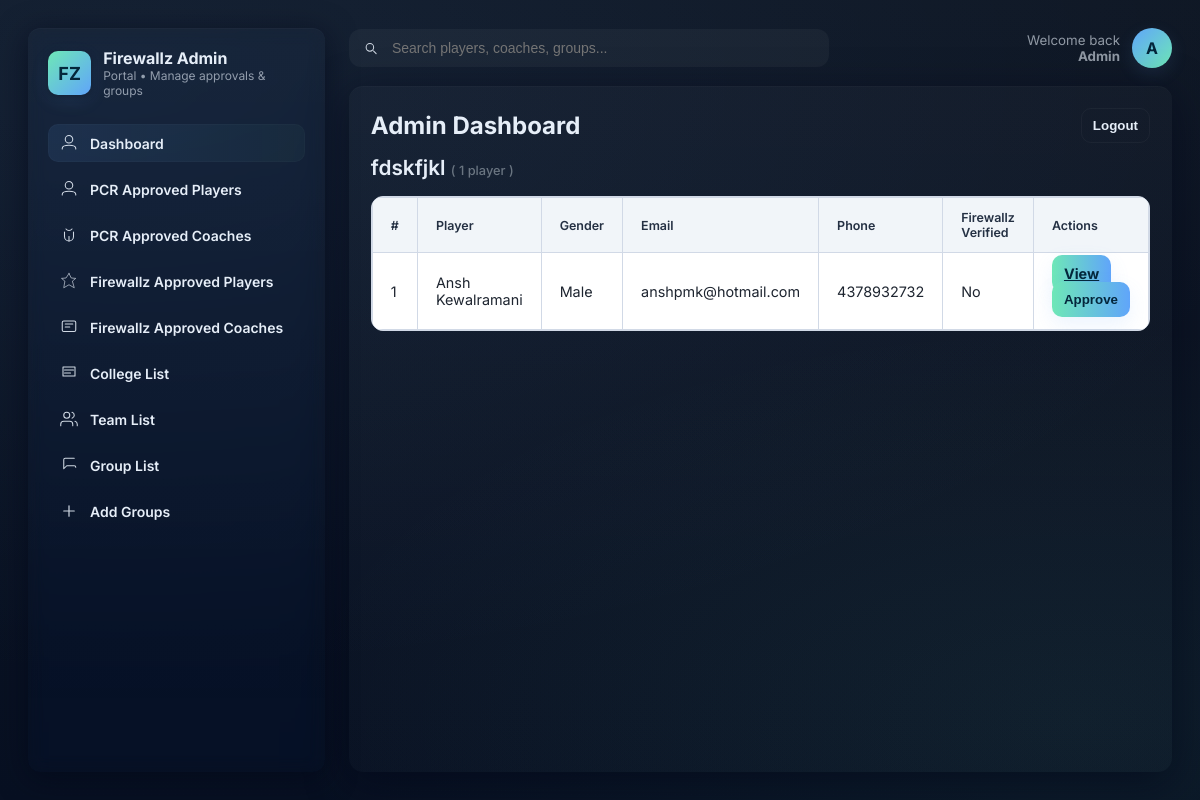
The app's page /firewallz/admin/players_per_college/3144eef1-156b-4a1d-bebc-c6cf6086cdd4/ (signed in), older data.
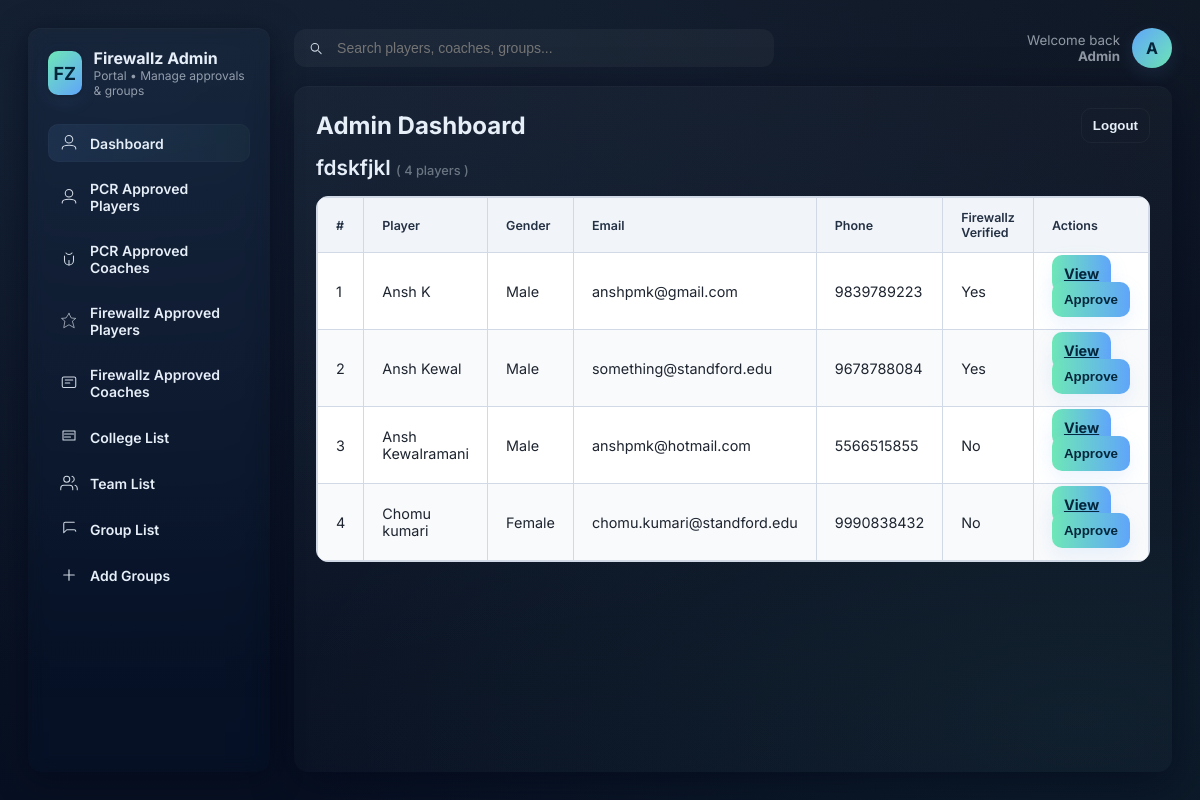
The same page, newer data.
### firewallz/models.py (models this page shows, shortened)
class College(models.Model):
    static_id = models.UUIDField(
        primary_key=True, default=uuid.uuid4, editable=False, max_length=36
    )
    name = models.CharField(max_length=100, unique=True, blank=False, null=False)
    address = models.CharField(max_length=200)
    city = models.CharField(max_length=50, blank=True, null=False)
    state = models.CharField(max_length=50, blank=True, null=False)
    representative = models.OneToOneField(
        "firewallz.Player",
        related_name="college_rep",
        blank=True,
        null=True,
        on_delete=models.SET_NULL,
    )
    pcr_notes = models.TextField(blank=True, null=True)
    logo = models.ImageField(
        upload_to=college_logo_path, verbose_name="College Logo", null=True, blank=True
    )
    letter_code = models.CharField(max_length=4, unique=True, null=True, blank=True)
    is_captains_locked = models.BooleanField(default=False)
    created_at = models.DateTimeField(auto_now_add=True)
    updated_at = models.DateTimeField(auto_now=True)
    objects = NonDeletedManager()
    all_objects = models.Manager()
    is_deleted = models.BooleanField(default=False)
    is_form_visible = models.BooleanField(default=False)
    class Meta:
        verbose_name = "College"
        verbose_name_plural = "Colleges"
        indexes = [models.Index(fields=["is_deleted"])]

class Player(models.Model):
    static_id = models.UUIDField(
        primary_key=True, default=uuid.uuid4, editable=False, max_length=36
    )
    auth_user = models.OneToOneField(
        get_user_model(),
        related_name="player",
        on_delete=models.CASCADE,
        null=False,
        blank=False,
    )
    name = models.CharField(verbose_name="Name")
    email = models.EmailField(verbose_name="Email", unique=True)
    phone_number = models.PositiveBigIntegerField(
        verbose_name="Phone Number",
        help_text="10 digit phone number without country code",
        validators=[MaxValueValidator(9999999999), MinValueValidator(1000000000)],
        null=False,
        blank=False,
    )
    photo = models.URLField("Photo URL", blank=True, null=True)
    gender = models.CharField(max_length=10, choices=GENDER_CHOICES)
    college = models.ForeignKey(
        "firewallz.College", related_name="players", on_delete=models.CASCADE
    )
    status = models.CharField(choices=PLAYER_STATUS_CHOICES)
    is_coach = models.BooleanField(
        verbose_name="Is Coach?", default=False, help_text="Is the player a coach?"
    )
    verified_by_firewallz = models.BooleanField(
        verbose_name="Is Verified By Firewallz?", default=False
    )
    verified_by_controls = models.BooleanField(
        verbose_name="Is Verified By Controls?", default=False
    )
    is_onspot = models.BooleanField(default=False)
    pcr_discount = models.IntegerField(
        default=0, validators=[MinValueValidator(0), MaxValueValidator(500)]
    )
    sports_if_coach = models.TextField(default=None, blank=True, null=True)
    num_emails_sent = models.IntegerField("Number of Payment Emails Sent", default=0)
    created_at = models.DateTimeField(auto_now_add=True)
    updated_at = models.DateTimeField(auto_now=True)
    objects = NonDeletedManager()
    all_objects = models.Manager()
    is_deleted = models.BooleanField(default=False)
    arrival_time = models.DateTimeField(null=True, blank=True, default=None)
    arrival_route = models.CharField(
        choices=ARRIVAL_ROUTE_CHOICES, blank=True, null=True, max_length=200
    )
    class Meta:
        verbose_name = "Player"
        verbose_name_plural = "Players"
        indexes = [
            models.Index(fields=["name"]),
            models.Index(fields=["email"]),
            models.Index(fields=["college"]),
            models.Index(fields=["is_deleted"]),
        ]

### firewallz/views.py (the view)
# urls.py: path('admin/players_per_college/<uuid:college_id>/', views.players_per_college, name='players_per_college'),
@login_required(login_url="/firewallz/admin/login")
def players_per_college(request, college_id):
    try:
        college = College.objects.get(pk=college_id)
    except College.DoesNotExist:
        messages.error(request, "College not found.")
        return HttpResponseRedirect('/firewallz/admin/colleges/')
    players = (
        Player.objects
        .filter(college=college, is_coach=False)
        .select_related('college', 'auth_user')
        .order_by('name')
    )
    return render(request, 'players_per_college.html', {
        'college': college,
        'players': players,
        'player_count': players.count(),
    })

### firewallz/models.py (called while the page is built)
    def get_queryset(self):
        return super().get_queryset().filter(is_deleted=False)

### firewallz/templates/players_per_college.html (shortened to what this page needs)
{% extends "admin_base.html" %}
{% block content %}
<div class="container mt-3">
  <h2 style="margin:0 0 14px;font-weight:600;font-size:1.3rem;">
    {{ college.name }}
    <small style="font-size:.8rem;font-weight:500;color:#6a7581;">( {{ player_count }} player{{ player_count|pluralize }} )</small>
  </h2>
  <div class="table-wrap">
    <table class="tbl">
      <thead>
        <tr>
          <th>#</th>
          <th>Player</th>
          <th>Gender</th>
          <th>Email</th>
          <th>Phone</th>
          <th>Firewallz Verified</th>
          <th>Actions</th>
        </tr>
      </thead>
      <tbody>
        {% if players %}
          {% for p in players %}
          <tr>
            <td>{{ forloop.counter }}</td>
            <td>{{ p.name }}</td>
            <td>{{ p.get_gender_display }}</td>
            <td>{{ p.email }}</td>
            <td>{{ p.phone_number }}</td>
            <td>{% if p.verified_by_firewallz %}Yes{% else %}No{% endif %}</td>
            <td>
              <a href="#" class="btn btn-sm btn-primary">View</a>
              {% if not p.verified_by_firewall %}
              <form action="{% url 'approve_player' p.static_id %}" method="post" style="display:inline;">
                <button type="submit" class="btn btn-sm btn-success">Approve</button>
              </form>
              {% endif %}
            </td>
          </tr>
          {% endfor %}
        {% else %}
          <tr class="empty-row"><td colspan="7">No players found.</td></tr>
        {% endif %}
      </tbody>
    </table>
  </div>
</div>
{% endblock %}

### firewallz/templates/admin_base.html (shortened to what this page needs)
{% load static %}
<!doctype html>
<html lang="en">
<head>
</head>
<body>
    <div class="wrap">
        <aside class="sidebar" role="navigation" aria-label="Admin sidebar">
            {% block brand %}
            <div class="brand">
                <div class="logo">FZ</div>
                <div>
                    <h1>Firewallz Admin</h1>
                    <p>Portal • Manage approvals & groups</p>
                </div>
            </div>
            {% endblock %}
            {% block sidebar %}
            <nav class="nav" aria-label="Main navigation">
                <a href="/firewallz/admin/dashboard/" class="active">
                    <svg width="18" height="18" viewBox="0 0 24 24" fill="none"><path d="M12 12c2.761 0 5-2.239 5-5S14.761 2 12 2 7 4.239 7 7s2.239 5 5 5zM3 20v-1c0-2.8 4.8-4 9-4s9 1.2 9 4v1" stroke="currentColor" stroke-width="1.4" stroke-linecap="round" stroke-linejoin="round"/></svg>
                    <span class="label">Dashboard</span>
                </a>
                <a href="{% url 'pcr_approved_players' %}" title="PCR Approved Players">
                    <svg width="18" height="18" viewBox="0 0 24 24" fill="none"><path d="M12 12c2.761 0 5-2.239 5-5S14.761 2 12 2 7 4.239 7 7s2.239 5 5 5zM3 20v-1c0-2.8 4.8-4 9-4s9 1.2 9 4v1" stroke="currentColor" stroke-width="1.4" stroke-linecap="round" stroke-linejoin="round"/></svg>
                    <span class="label">PCR Approved Players</span>
                </a>
                <a href="{% url 'pcr_approved_coaches' %}" title="PCR Approved Coaches">
                    <span class="label">PCR Approved Coaches</span>
                </a>
                <a href="{% url 'firewallz_approved_players' %}" title="Firewallz Approved Players">
                    <svg width="18" height="18" viewBox="0 0 24 24" fill="none"><path d="M12 2l3 6 6 .5-4.5 3.7L19 21 12 17l-7 4 1.5-8.8L2 8.5 8 8 12 2z" stroke="currentColor" stroke-width="0.9" stroke-linecap="round" stroke-linejoin="round"/></svg>
                    <span class="label">Firewallz Approved Players</span>
                </a>
                <a href="{% url 'firewallz_approved_coaches' %}" title="Firewallz Approved Coaches">
                    <svg width="18" height="18" viewBox="0 0 24 24" fill="none"><rect x="3" y="4" width="18" height="14" rx="2" stroke="currentColor" stroke-width="1.4" /><path d="M7 8h10M7 12h6" stroke="currentColor" stroke-width="1.4" stroke-linecap="round"/></svg>
                    <span class="label">Firewallz Approved Coaches</span>
                </a>
                <a href="{% url 'college_list' %}" title="College List">
                    <svg width="18" height="18" viewBox="0 0 24 24" fill="none"><path d="M4 4h16v12H4V4zM6 8h12M6 12h8" stroke="currentColor" stroke-width="1.4" stroke-linecap="round" stroke-linejoin="round"/></svg>
                    <span class="label">College List</span>
                </a>
                <a href="{% url 'team_list' %}" title="Team List">
                    <span class="label">Team List</span>
                </a>
                <a href="{% url 'group_list' %}" title="Group List">
                    <svg width="18" height="18" viewBox="0 0 24 24" fill="none"><path d="M21 15a2 2 0 0 0-2-2H9l-4 4V5a2 2 0 0 1 2-2h12" stroke="currentColor" stroke-width="1.4" stroke-linecap="round" stroke-linejoin="round"/></svg>
                    <span class="label">Group List</span>
                </a>
                <a href="#" title="Add Groups">
                    <svg width="18" height="18" viewBox="0 0 24 24" fill="none"><path d="M12 5v14M5 12h14" stroke="currentColor" stroke-width="1.6" stroke-linecap="round" stroke-linejoin="round"/></svg>
                    <span class="label">Add Groups</span>
                </a>
            </nav>
            {% endblock %}
            <div class="spacer"></div>
        </aside>
        <main class="main" role="main">
            {% block topbar %}
            <div class="topbar">
                <div class="search" role="search">
                    <input type="search" placeholder="Search players, coaches, groups..." aria-label="Search">
                </div>
                <div class="user">
                    <small style="text-align:right">Welcome back<br><strong>Admin</strong></small>
                    <div class="avatar">A</div>
                </div>
            </div>
            {% endblock %}
        <section class="content" aria-label="Main content area">
            <div style="display:flex;justify-content:space-between;align-items:center;margin-bottom:12px;">
                <div>
                    {% block page_title %}<h2 style="margin:0">Admin Dashboard</h2>{% endblock %}
                </div>
                <div class="action" role="region" aria-label="User actions">
                    <form method="post" action="{% url 'admin_logout' %}" style="margin:0;">
                        <button type="submit" class="outline" aria-label="Logout">Logout</button>
                    </form>
                </div>
            </div>
                {% block content %}{% endblock %}
            </section>
        </main>
    </div>
</body>
</html>

### firewallz/templates/players_per_college.html (style rules this page uses)
.table-wrap { margin-top: 16px; border: 1px solid #d1d9e6; border-radius: 12px; background: #fff; overflow: hidden; }
.tbl { width: 100%; border-collapse: collapse; font-size: 0.9rem; color: #1e2530; }
.tbl thead th { background: #f1f5f9; font-weight: 600; text-align: left; padding: 12px 18px; font-size: 0.78rem; color: #243043; border: 1px solid #d1d9e6; }
.tbl tbody td { padding: 12px 18px; border: 1px solid #d1d9e6; background: #fff; }
.tbl tbody tr:nth-child(even) td { background: #f9fafb; }

### firewallz/templates/admin_base.html (style rules this page uses)
:root { --bg-1: #0f1724; --bg-2: #071022; --accent: #6ee7b7; --accent-2: #60a5fa; --muted: rgba(255,255,255,0.08); --glass: rgba(255,255,255,0.04); --text: #e6eef8; --soft: rgba(255,255,255,0.06); --radius: 12px; }
* { box-sizing:border-box }
html,body { height:100% }
body { margin:0; font-family: 'Inter', system-ui, -apple-system, "Segoe UI", Roboto, "Helvetica Neue", Arial; background: radial-gradient(1200px 600px at 10% 10%, rgba(96,165,250,0.08), transparent), radial-gradient(800px 400px at 90% 90%, rgba(110,231,183,0.06), transparent), linear-gradient(180deg,var(--bg-1),var(--bg-2)); color:var(--text); -webkit-font-smoothing:antialiased; -moz-osx-font-smoothing:grayscale; }
.wrap { display:flex; gap:24px; height:100vh; padding:28px; }
.sidebar { width:300px; max-width:calc(100vw - 64px); background: linear-gradient(180deg, rgba(255,255,255,0.02), transparent); border-radius:var(--radius); padding:20px; display:flex; flex-direction:column; backdrop-filter: blur(8px) saturate(120%); box-shadow: 0 6px 30px rgba(2,6,23,0.6), inset 0 1px 0 rgba(255,255,255,0.02); }
.brand { display:flex; align-items:center; gap:12px; margin-bottom:18px; }
.logo { width:44px;height:44px; display:grid;place-items:center; border-radius:10px; background:linear-gradient(135deg,var(--accent),var(--accent-2)); box-shadow: 0 6px 18px rgba(96,165,250,0.12), 0 2px 6px rgba(0,0,0,0.4); font-weight:700; color:#04263b; font-size:18px; }
.brand h1 { font-size:16px;margin:0; }
.brand p { margin:0;font-size:12px;color:rgba(230,238,248,0.6) }
.nav { display:flex; flex-direction:column; gap:8px; margin-top:8px; }
.nav a { display:flex; gap:12px; align-items:center; padding:10px 12px; border-radius:10px; color:var(--text); text-decoration:none; font-weight:600; font-size:14px; transition:all .18s ease; background:transparent; }
.nav a svg { opacity:0.9 }
.nav a.active { background: linear-gradient(90deg, rgba(96,165,250,0.10), rgba(110,231,183,0.04)); box-shadow: inset 0 0 0 1px rgba(255,255,255,0.02); }
.nav .label { flex:1 }
.spacer { flex:1 }
.action { display:flex; gap:10px; align-items:center; }
.btn { padding:10px 12px; background:linear-gradient(90deg,var(--accent),var(--accent-2)); color:#04263b; font-weight:700; border-radius:10px; border: none; cursor:pointer; box-shadow: 0 8px 20px rgba(96,165,250,0.12); }
.outline { padding:9px 11px; border-radius:10px; background:transparent; border:1px solid rgba(255,255,255,0.04); color:var(--text); font-weight:600; cursor:pointer; }
.main { flex:1; display:flex; flex-direction:column; gap:18px; }
.topbar { display:flex; justify-content:space-between; align-items:center; gap:12px; }
.search { display:flex; align-items:center; gap:12px; background:var(--glass); padding:10px 14px; border-radius:12px; width:480px; max-width:60vw; }
.search input { background:transparent;border:0;color:var(--text);outline:0;font-size:14px;width:100%; }
.user { display:flex; align-items:center; gap:12px; }
.avatar { width:40px;height:40px;border-radius:50%; background:linear-gradient(135deg,var(--accent-2),var(--accent)); display:grid;place-items:center;font-weight:700;color:#04263b; box-shadow:0 6px 18px rgba(96,165,250,0.12); }
.content { background: linear-gradient(180deg, rgba(255,255,255,0.02), rgba(255,255,255,0.01)); border-radius:14px; padding:22px; flex:1; overflow:auto; box-shadow: 0 10px 40px rgba(2,6,23,0.55), inset 0 1px 0 rgba(255,255,255,0.02); }
small { color:rgba(230,238,248,0.6) }

Row changes from the older to the newer data that the page shows:
added Player: name "Ansh K", gender "Male", email "anshpmk@gmail.com", phone_number "9839789223", verified_by_firewallz "Yes"
added Player: name "Ansh Kewal", gender "Male", email "something@standford.edu", phone_number "9678788084", verified_by_firewallz "Yes"
changed Player "Ansh Kewalramani": phone_number "4378932732" → "5566515855"
added Player: name "Chomu kumari", gender "Female", email "chomu.kumari@standford.edu", phone_number "9990838432", verified_by_firewallz "No"
Text that changed along with them:
{{ player_count }}: "1" → "4"
